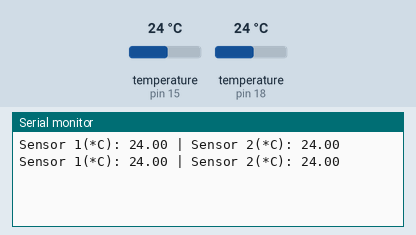
Recording of a sketch running on a simulated Arduino Uno, built with avr-gcc and run on an emulated ATmega328P. Parts: the last lines printed to the serial monitor. The inputs (shaded band) are chosen by the test bench; at power-on: temperature (sensors on pin 15, pin 18) 24 °C.

Above: at 5.8 s.
5.9 s: temperature (sensor on pin 15) set to 12 °C
At 9.2 s:
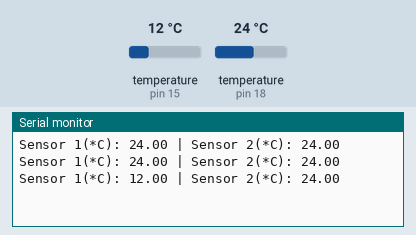
10.6 s: temperature (sensor on pin 18) set to 12 °C
At 12.9 s:
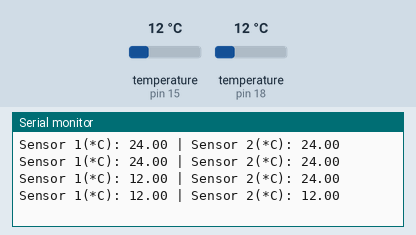
15.3 s: temperature (sensor on pin 15) set to 19 °C
At 16.7 s:
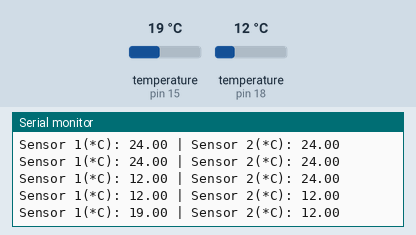
20.0 s: temperature (sensor on pin 18) set to 19 °C
At 24.2 s:
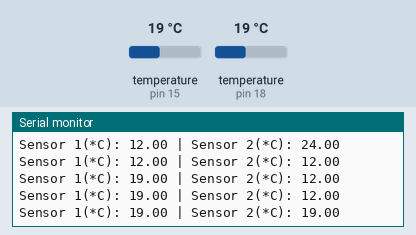
Timing chart, 0 to 25.7 s (numbered marks = the images above; inputs shaded):
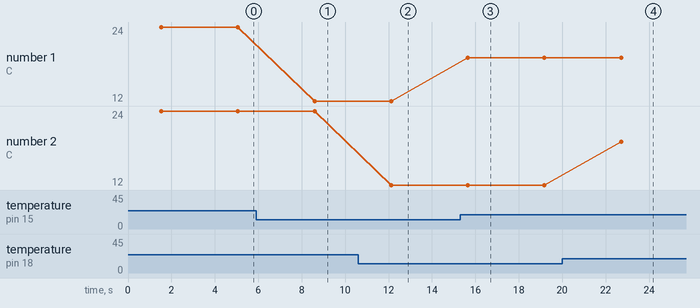

The sketch:

Projeto_temp.ino
```cpp
#include <OneWire.h>
#include <DallasTemperature.h>

#define ONE_WIRE_BUS1 15
OneWire oneWire1(ONE_WIRE_BUS1);
DallasTemperature sensor1(&oneWire1);

#define ONE_WIRE_BUS2 18
OneWire oneWire2(ONE_WIRE_BUS2);
DallasTemperature sensor2(&oneWire2);

void setup(void){
  Serial.begin(115200);
  sensor1.begin();
  sensor2.begin();
}

void loop(void){
  sensor1.requestTemperatures();
  sensor2.requestTemperatures();

  Serial.print("Sensor 1(*C): ");
  Serial.print(sensor1.getTempCByIndex(0));

  Serial.print(" | Sensor 2(*C): ");
  Serial.println(sensor2.getTempCByIndex(0));

  delay(2000);
}
```

Measured:
- after the input at 5.9 s, the serial monitor: prints a new line after 2.7 s (image 1)
- after the input at 10.6 s, the serial monitor: prints a new line after 1.5 s (image 2)
- after the input at 15.3 s, the serial monitor: prints a new line after 0.35 s (image 3)
- after the input at 20.0 s, the serial monitor: prints a new line after 2.7 s (image 4)
- plotted number 1: 24 → 12 after the input at 5.9 s, 12 → 19 after the input at 15.3 s
